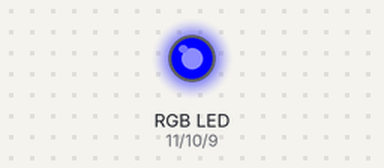
A sketch run on a simulated Arduino Uno, built with avr-gcc and run on an emulated ATmega328P. Shown: an RGB LED mixed from three pins (HIGH = lit). Random numbers use the default seed unless the sketch sets one.

Above: at 0.1 s.
At 15.1 s:
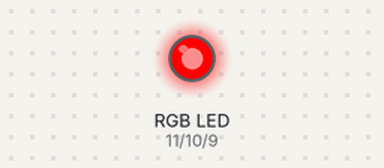
At 27.1 s:
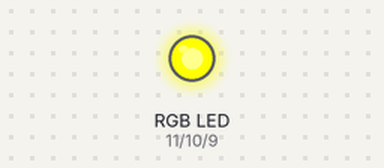
At 39.1 s:
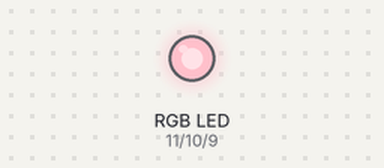
Timing chart, 0 to 40.0 s (numbered marks = the images above):
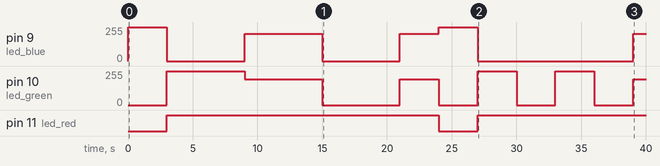

Measured:
- by itself, pin 11 (led_red): LOW → HIGH at 3.0 s, → LOW 21.0 s later, → HIGH 3.0 s later
- by itself, pin 9 (led_blue): 0/255 → 255/255 at 0.00 s, → 0/255 3.0 s later, → 203/255 6.0 s later, → 0/255 6.0 s later, … (8 changes in this stretch)
- by itself, pin 10 (led_green): 0/255 → 255/255 at 3.0 s, → 192/255 6.0 s later, → 0/255 6.0 s later, → 192/255 6.0 s later, … (10 changes in this stretch)

The sketch:

3color_ex02.ino
```cpp
int led_red = 11;
int led_green = 10;
int led_blue = 9;

void setup() {
  pinMode(led_red, OUTPUT);
  pinMode(led_green, OUTPUT);
  pinMode(led_blue, OUTPUT);
}

void loop() {
  int color_val = random(1, 5);
  if(color_val == 1)
  {
    setColor(255, 0, 0);
  }

  if(color_val == 2)
  {
    setColor(255, 255, 0);
  }

  if(color_val == 3)
  {
    setColor(255, 192, 203);
  }

  if(color_val == 4)
  {
    setColor(0, 0, 255);
  }

  delay(3000);
}

void setColor(int red, int green, int blue) {
  analogWrite(led_red, red);
  analogWrite(led_green, green);
  analogWrite(led_blue, blue);
}
```
